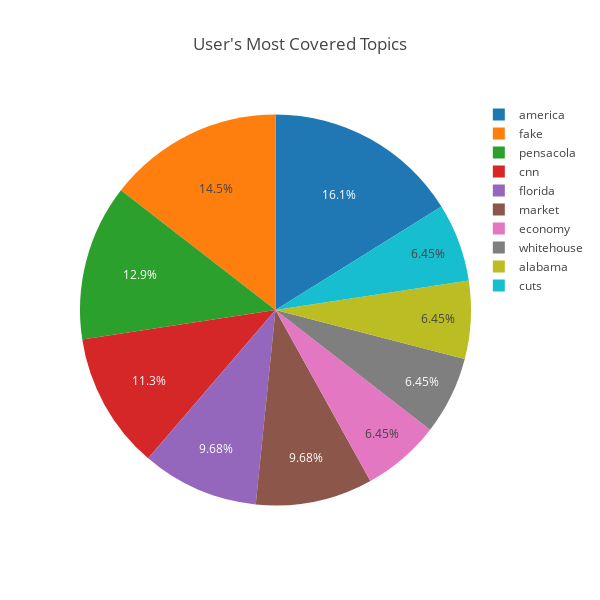

This figure's notebook cell:
### Markdown cell above
Proposed method for keyword extraction:

1. Tokenize each word with part of speech tag. keep only proper nouns, nouns, adjectives, and verbs.
2. Score the nouns and proper nouns based on amount of surrounding adjectives and verbs (using more description tends to indicate importance).
3. Record frequency of each word; only keep words that occur above a certain number of times (frequency threshold). These will be our "keywords".
4. Put the list of keywords for each tweet into the 'Keywords' column of the dataframe.

Ideas for graphing the keywords/frequency/likes/retweets relationships:

1. y-axis: frequency, x-axis: keyword; simple bar graph of the top keywords

2. y-axis: likes/retweet count, x-axis: frequencies of keywords; scatter plot with each dot representing a keyword.

3. Simple pie chart to analyze the main content areas that said Twitter account comments on.

### Code cell
import plotly
import plotly.offline as py
import plotly.graph_objs as go

py.init_notebook_mode(connected=True)



labels = keywords_df['Keywords'][0:10]
values = keywords_df['Frequency'][0:10]
traces = []

trace = go.Pie(labels = labels, values = values, hoverinfo = 'label+percent+name')
traces.append(trace)

layout = go.Layout(height = 600,
                   width = 600,
                   autosize = False,
                   title = "User's Most Covered Topics")
fig = go.Figure(data = traces, layout = layout)
py.iplot(fig, show_link = False)

### Figure 1 — Plotly figure (JSON) as saved in the notebook; plotly's stock layout.template omitted (floating-point values rounded to 4 significant figures)
{"data": [{"hoverinfo": "label+percent+name", "labels": ["america", "fake", "pensacola", "cnn", "florida", "market", "economy", "whitehouse", "alabama", "cuts"], "type": "pie", "values": [10, 9, 8, 7, 6, 6, 4, 4, 4, 4]}], "layout": {"autosize": false, "height": 600, "title": "User's Most Covered Topics", "width": 600}}
